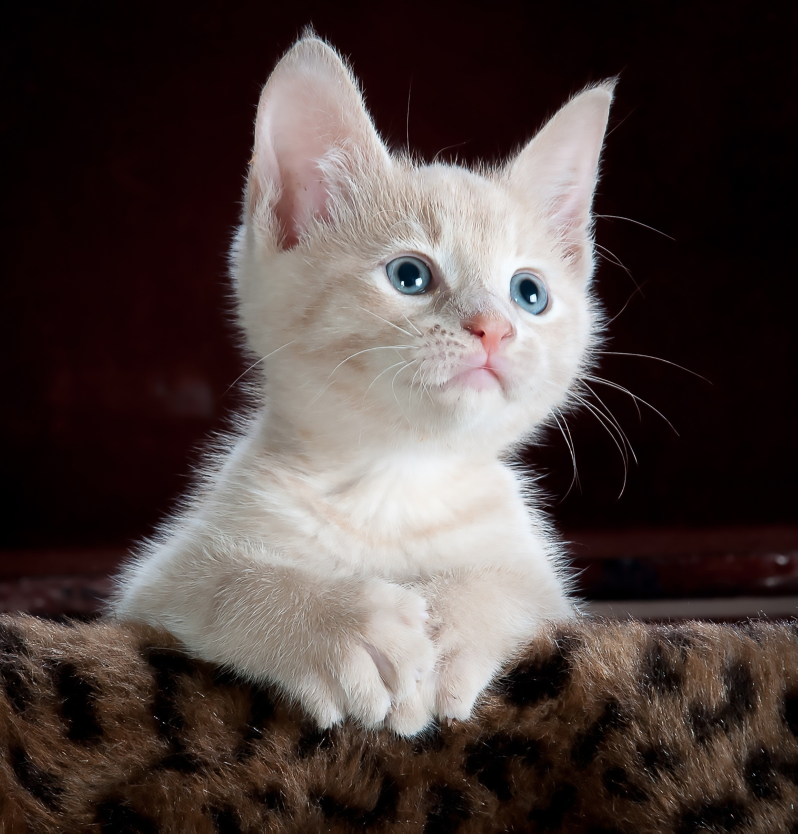
#> input picture openCv/assets/cat.jpg, 2392 x 2500 px, found by its file name (shown at 1/3 size)
$ python maskinng.py
#> lines starting #> are read from the running program, lines starting #| are printed output that depends on the picture; after the words box and inside, x2 and y2 are one past the last pixel; in counts of white or black regions, pixels touching at a corner belong together
import cv2 as cv
from cv2 import waitKey
import numpy as np

img = cv.imread("assets/cat.jpg")
#> img is the input picture: shape (2500, 2392, 3); mean B, G, R 64.2, 66.7, 78.5
img = cv.resize(img, (500, 500), interpolation=cv.INTER_CUBIC)
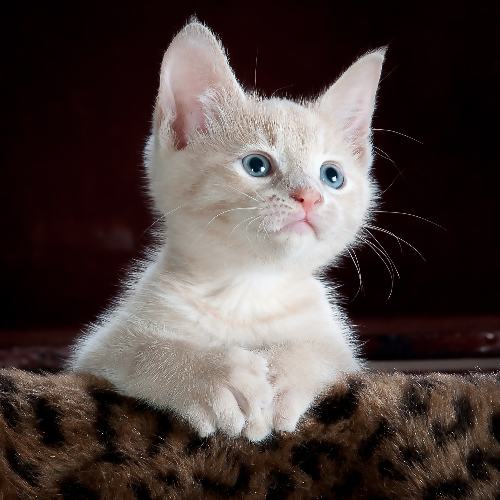
#> img: shape (500, 500, 3); mean B, G, R 64.2, 66.7, 78.5
cv.imshow("original image", img)

blank = np.zeros(img.shape[:2], dtype='uint8')
cv.imshow(" blank img", blank)
mask = cv.circle(blank, (img.shape[1] // 2, img.shape[0] // 2), 200, 255, -1)
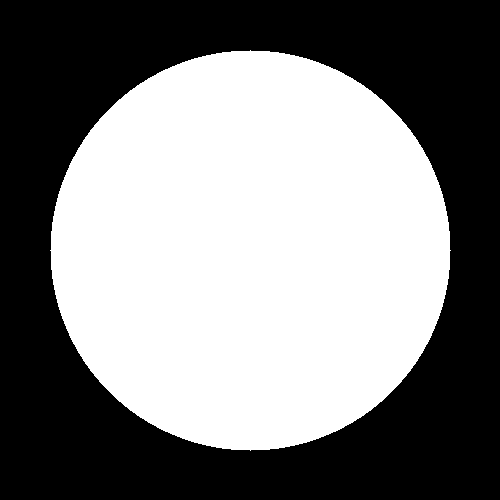
#> blank: shape (500, 500); 50.3% white; 1 black region, box (x1, y1, x2, y2) and area: (0, 0, 500, 500) 124371
cv.imshow("mask img", mask)

# masked = cv.bitwise_and(img, img, mask=mask)
masked = cv.bitwise_or(img, img, mask=mask)
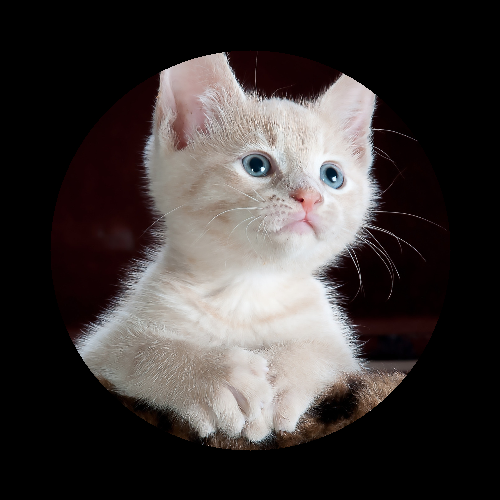
#> masked: shape (500, 500, 3); mean B, G, R 56, 57.1, 62.5
cv.imshow("masked image", masked)

waitKey(0)
